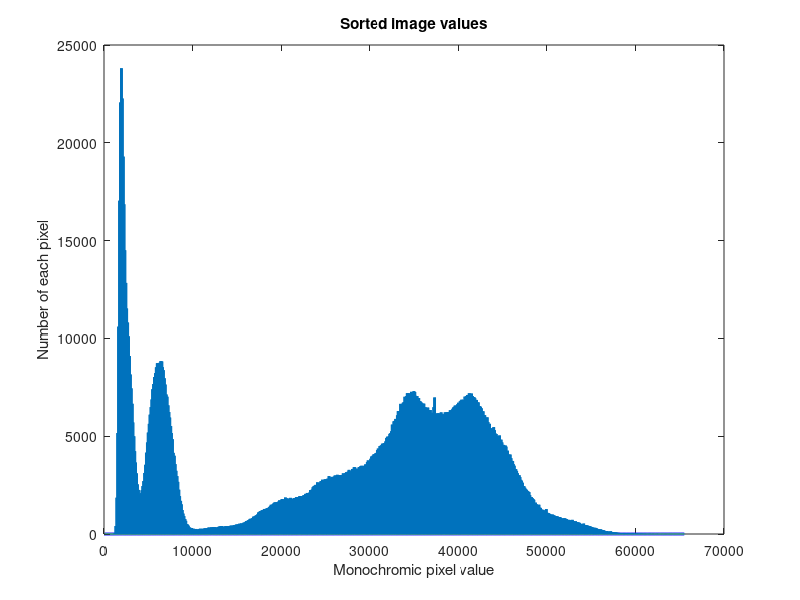

MATLAB code for this plot: (Note: this script raises an error after producing the figure.)
%% Plot pixel values

% Note that the image contain integer values
% load('manan_2.mat')
% image = manan_2;
load('lina_1.mat')
image = lina_1;
%%
nbr_pixels = size(image,1)*size(image,2);
image_vector = reshape(image,[1 nbr_pixels]);
sorted_image_vector = sort(image_vector);
%%
min_pixel = sorted_image_vector(1);
max_pixel = sorted_image_vector(size(image_vector,2));
%%
pixel = 0;
j = 1;
nbr_of_value = 0;
while j < nbr_pixels
    nbr_of_value(pixel + 1) = 0;
    while j < nbr_pixels && sorted_image_vector(j) == pixel
        nbr_of_value(pixel + 1) = nbr_of_value(pixel + 1) + 1;
        j = j+1;
    end
    pixel = pixel + 1;
end

%%
last_val = size(nbr_of_value,2) - 1;
figure(1)
plot(0:1:last_val, nbr_of_value,'LineWidth', 2)
title('Sorted image values')
xlabel('Monochromic pixel value')
ylabel('Number of each pixel')
%% Plot the raw image
imtool(image)

%% If problem with camera, type imaqreset
